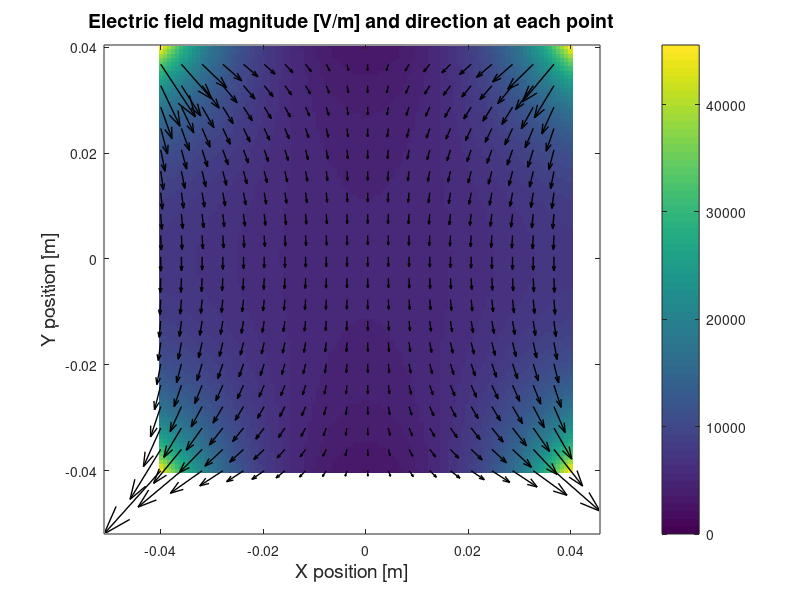

Write MATLAB code to recreate this figure.
clear all
% Define position and magnitude of electric charges
a = 0.1;  %m
q = 1e-9; %C

xPosition = 0.5*[ a,  -a, -a,   a];
yPosition = 0.5*[ a,   a, -a,  -a];
charge  = [q, q, -q, -q];


% Define region size
xMin = -0.4  * a;
xMax =  0.4  * a;
yMin = -0.4  * a;
yMax =  0.4  * a;

% Define permittivity of space
epsilon0 = 8.85e-12;


% Initialize arrays to store E field vector components. 
n = 100;
Ex = zeros(n,n);
Ey = zeros(n,n);


xPoints = linspace(xMin,xMax,n);
yPoints = linspace(yMin,yMax,n);


% Iterate through each charge on outer loop
% i,j are 'plotting' coordinates
% x,y are 'E field calculation' coordinates
for q = 1:4
  i = 0;
 
  % Now iterate in the region of interest
  for x = xPoints
    i = i+1;
    j = 0;
    for y = yPoints
      j = j+1;
    
      % Calculate vector components in the charge-to-point direction
      rx = x-xPosition(q);
      ry = y-yPosition(q);

      % Calculate distance r between current point and this charge
      r = sqrt(rx^2+ry^2);

      % Do not count current charge if calculating point on
      % of charge position
      if( r == 0 )
        continue;
      end

      % Calculate unit vector
      rx = rx/r;
      ry = ry/r;

      % Calculate X and Y contributions for this charge and point, adding
      % it as a vector to the result obtained with previous charges.
      E = (charge(q)/(4*pi*epsilon0*r^2));

      Ex(j,i) = Ex(j,i) + E*rx;
      Ey(j,i) = Ey(j,i) + E*ry;

    end
  end
end


% Calculate and plot E field magnitude
imagesc(xPoints,yPoints, sqrt(Ex.^2+Ey.^2));

% Add colorbar
colorbar

% Flip Y-axis of image (by default this 
% type of plot is upside-down)
set(gca,'YDir','normal');

% Hold plot to overlap quiver on top
hold on 

% Overlap E field vectors, scaling arrows by a factor
% of 2 so the direction can be seen clearly, draw arrow
%for every fifth point
h = quiver(xPoints(1:5:end),yPoints(1:5:end), Ex(1:5:end,1:5:end), Ey(1:5:end,1:5:end),3);
set(h, 'LineWidth',1,'Color' , [0 0 0]);
hold off

% Add title and units, label axes
title('Electric field magnitude [V/m] and direction at each point', 'fontsize', 14);
xlabel('X position [m]', 'fontsize', 14);
ylabel('Y position [m]', 'fontsize', 14);


